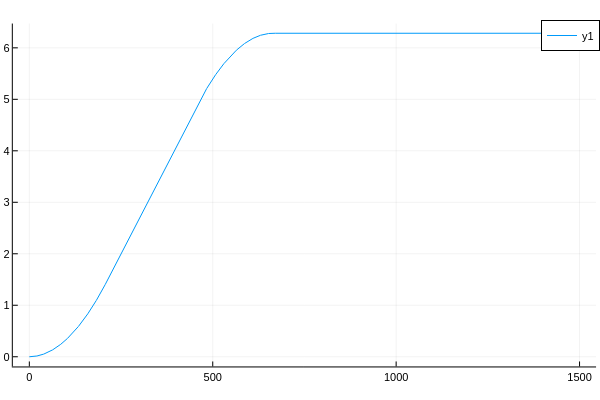

Source (notebook cell):
### Code cell
plot(thist,θhist[2:end,1])

### Figure 1 — Plotly figure (JSON) as saved in the notebook; plotly's stock layout.template omitted (floating-point values rounded to 4 significant figures; data arrays with more than 128 entries replaced by an {"elided": "..."} marker saying what was removed)
{"data": [{"colorbar": {"len": 0.9525, "title": "", "x": 0.9934, "y": 0.5139}, "legendgroup": "y1", "line": {"color": "rgba(0, 154, 250, 1.000)", "dash": "solid", "shape": "linear", "width": 1}, "mode": "lines", "name": "y1", "showlegend": true, "type": "scatter", "x": {"elided": "3001 float values"}, "xaxis": "x", "y": {"elided": "3001 float values"}, "yaxis": "y", "zmax": null, "zmin": null}], "layout": {"annotations": [], "height": 400, "legend": {"bgcolor": "rgba(255, 255, 255, 1.000)", "bordercolor": "rgba(0, 0, 0, 1.000)", "borderwidth": 1, "font": {"color": "rgba(0, 0, 0, 1.000)", "family": "sans-serif", "size": 11}, "title": {"font": {"color": "rgba(0, 0, 0, 1.000)", "family": "sans-serif", "size": 15}, "text": ""}, "tracegroupgap": 0, "traceorder": "normal", "x": 1, "xanchor": "auto", "y": 1, "yanchor": "auto"}, "margin": {"b": 20, "l": 0, "r": 0, "t": 20}, "paper_bgcolor": "rgba(255, 255, 255, 1.000)", "plot_bgcolor": "rgba(255, 255, 255, 1.000)", "showlegend": true, "width": 600, "xaxis": {"anchor": "y", "domain": [0.02138, 0.9934], "gridcolor": "rgba(0, 0, 0, 0.100)", "gridwidth": 0.5, "linecolor": "rgba(0, 0, 0, 1.000)", "mirror": false, "range": [-45, 1545], "showgrid": true, "showline": true, "showticklabels": true, "tickangle": 0, "tickcolor": "rgb(0, 0, 0)", "tickfont": {"color": "rgba(0, 0, 0, 1.000)", "family": "sans-serif", "size": 11}, "tickmode": "array", "ticks": "inside", "ticktext": ["0", "500", "1000", "1500"], "tickvals": [0, 500, 1000, 1500], "title": "", "titlefont": {"color": "rgba(0, 0, 0, 1.000)", "family": "sans-serif", "size": 15}, "type": "-", "visible": true, "zeroline": false, "zerolinecolor": "rgba(0, 0, 0, 1.000)"}, "yaxis": {"anchor": "x", "domain": [0.03762, 0.9902], "gridcolor": "rgba(0, 0, 0, 0.100)", "gridwidth": 0.5, "linecolor": "rgba(0, 0, 0, 1.000)", "mirror": false, "range": [-0.1885, 6.472], "showgrid": true, "showline": true, "showticklabels": true, "tickangle": 0, "tickcolor": "rgb(0, 0, 0)", "tickfont": {"color": "rgba(0, 0, 0, 1.000)", "family": "sans-serif", "size": 11}, "tickmode": "array", "ticks": "inside", "ticktext": ["0", "1", "2", "3", "4", "5", "6"], "tickvals": [0, 1, 2, 3, 4, 5, 6], "title": "", "titlefont": {"color": "rgba(0, 0, 0, 1.000)", "family": "sans-serif", "size": 15}, "type": "-", "visible": true, "zeroline": false, "zerolinecolor": "rgba(0, 0, 0, 1.000)"}}}
